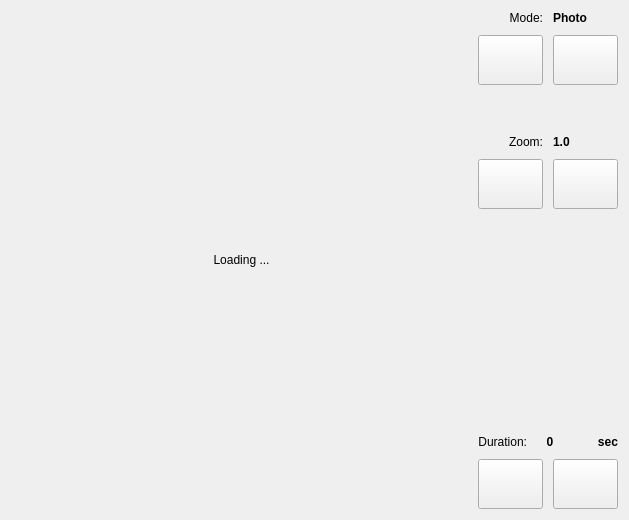
<?xml version="1.0" encoding="UTF-8"?>
<ui version="4.0">
 <class>CameraPage</class>
 <widget class="QWidget" name="CameraPage">
  <property name="enabled">
   <bool>true</bool>
  </property>
  <property name="geometry">
   <rect>
    <x>0</x>
    <y>0</y>
    <width>629</width>
    <height>520</height>
   </rect>
  </property>
  <property name="focusPolicy">
   <enum>Qt::NoFocus</enum>
  </property>
  <property name="windowTitle">
   <string>Form</string>
  </property>
  <layout class="QHBoxLayout" name="horizontalLayout">
   <item>
    <widget class="QLabel" name="viewFinderLabel">
     <property name="sizePolicy">
      <sizepolicy hsizetype="Expanding" vsizetype="Preferred">
       <horstretch>0</horstretch>
       <verstretch>0</verstretch>
      </sizepolicy>
     </property>
     <property name="autoFillBackground">
      <bool>false</bool>
     </property>
     <property name="frameShape">
      <enum>QFrame::NoFrame</enum>
     </property>
     <property name="lineWidth">
      <number>3</number>
     </property>
     <property name="text">
      <string>Loading ...</string>
     </property>
     <property name="alignment">
      <set>Qt::AlignCenter</set>
     </property>
    </widget>
   </item>
   <item>
    <widget class="QWidget" name="controlsWidget" native="true">
     <property name="minimumSize">
      <size>
       <width>140</width>
       <height>0</height>
      </size>
     </property>
     <layout class="QVBoxLayout" name="verticalLayout_2">
      <property name="spacing">
       <number>0</number>
      </property>
      <property name="leftMargin">
       <number>0</number>
      </property>
      <property name="topMargin">
       <number>0</number>
      </property>
      <property name="rightMargin">
       <number>0</number>
      </property>
      <property name="bottomMargin">
       <number>0</number>
      </property>
      <item>
       <layout class="QVBoxLayout" name="verticalLayout">
        <property name="spacing">
         <number>10</number>
        </property>
        <item>
         <layout class="QHBoxLayout" name="horizontalLayout_6">
          <item>
           <widget class="QLabel" name="modeTitleLabel">
            <property name="text">
             <string>&lt;html&gt;&lt;head/&gt;&lt;body&gt;&lt;p&gt;Mode:&lt;/p&gt;&lt;/body&gt;&lt;/html&gt;</string>
            </property>
            <property name="alignment">
             <set>Qt::AlignRight|Qt::AlignTrailing|Qt::AlignVCenter</set>
            </property>
           </widget>
          </item>
          <item>
           <widget class="QLabel" name="modeValueLabel">
            <property name="font">
             <font>
              <weight>75</weight>
              <bold>true</bold>
             </font>
            </property>
            <property name="text">
             <string>&lt;html&gt;&lt;head/&gt;&lt;body&gt;&lt;p&gt;Photo&lt;/p&gt;&lt;/body&gt;&lt;/html&gt;</string>
            </property>
           </widget>
          </item>
         </layout>
        </item>
        <item>
         <layout class="QHBoxLayout" name="horizontalLayout_2">
          <item>
           <widget class="QPushButton" name="photoModeButton">
            <property name="enabled">
             <bool>true</bool>
            </property>
            <property name="sizePolicy">
             <sizepolicy hsizetype="Minimum" vsizetype="Fixed">
              <horstretch>0</horstretch>
              <verstretch>0</verstretch>
             </sizepolicy>
            </property>
            <property name="minimumSize">
             <size>
              <width>0</width>
              <height>50</height>
             </size>
            </property>
            <property name="focusPolicy">
             <enum>Qt::NoFocus</enum>
            </property>
            <property name="text">
             <string/>
            </property>
            <property name="icon">
             <iconset resource="../../../resources/resources.qrc">
              <normaloff>:/images/photo_camera_black_100x100.png</normaloff>:/images/photo_camera_black_100x100.png</iconset>
            </property>
            <property name="iconSize">
             <size>
              <width>50</width>
              <height>50</height>
             </size>
            </property>
           </widget>
          </item>
          <item>
           <widget class="QPushButton" name="videoModeButton">
            <property name="enabled">
             <bool>true</bool>
            </property>
            <property name="minimumSize">
             <size>
              <width>0</width>
              <height>50</height>
             </size>
            </property>
            <property name="focusPolicy">
             <enum>Qt::NoFocus</enum>
            </property>
            <property name="text">
             <string/>
            </property>
            <property name="icon">
             <iconset resource="../../../resources/resources.qrc">
              <normaloff>:/images/video_camera_black_96x96.png</normaloff>:/images/video_camera_black_96x96.png</iconset>
            </property>
            <property name="iconSize">
             <size>
              <width>50</width>
              <height>50</height>
             </size>
            </property>
           </widget>
          </item>
         </layout>
        </item>
        <item>
         <spacer name="verticalSpacer">
          <property name="orientation">
           <enum>Qt::Vertical</enum>
          </property>
          <property name="sizeType">
           <enum>QSizePolicy::Minimum</enum>
          </property>
          <property name="sizeHint" stdset="0">
           <size>
            <width>20</width>
            <height>40</height>
           </size>
          </property>
         </spacer>
        </item>
        <item>
         <layout class="QHBoxLayout" name="horizontalLayout_5">
          <item>
           <widget class="QLabel" name="zoomTitleLabel">
            <property name="text">
             <string>&lt;html&gt;&lt;head/&gt;&lt;body&gt;&lt;p align=&quot;right&quot;&gt;Zoom:&lt;/p&gt;&lt;/body&gt;&lt;/html&gt;</string>
            </property>
           </widget>
          </item>
          <item>
           <widget class="QLabel" name="zoomValueLabel">
            <property name="font">
             <font>
              <weight>75</weight>
              <bold>true</bold>
             </font>
            </property>
            <property name="text">
             <string>&lt;html&gt;&lt;head/&gt;&lt;body&gt;&lt;p&gt;&lt;span style=&quot; font-weight:600;&quot;&gt;1.0&lt;/span&gt;&lt;/p&gt;&lt;/body&gt;&lt;/html&gt;</string>
            </property>
           </widget>
          </item>
         </layout>
        </item>
        <item>
         <layout class="QHBoxLayout" name="horizontalLayout_4">
          <item>
           <widget class="QPushButton" name="zoomOutButton">
            <property name="enabled">
             <bool>true</bool>
            </property>
            <property name="minimumSize">
             <size>
              <width>0</width>
              <height>50</height>
             </size>
            </property>
            <property name="focusPolicy">
             <enum>Qt::NoFocus</enum>
            </property>
            <property name="text">
             <string/>
            </property>
            <property name="icon">
             <iconset resource="../../../resources/resources.qrc">
              <normaloff>:/images/zoom_out_black_100x100.png</normaloff>:/images/zoom_out_black_100x100.png</iconset>
            </property>
            <property name="iconSize">
             <size>
              <width>50</width>
              <height>50</height>
             </size>
            </property>
           </widget>
          </item>
          <item>
           <widget class="QPushButton" name="zoomInButton">
            <property name="enabled">
             <bool>true</bool>
            </property>
            <property name="minimumSize">
             <size>
              <width>0</width>
              <height>50</height>
             </size>
            </property>
            <property name="focusPolicy">
             <enum>Qt::NoFocus</enum>
            </property>
            <property name="text">
             <string/>
            </property>
            <property name="icon">
             <iconset resource="../../../resources/resources.qrc">
              <normaloff>:/images/zoom_in_black_100x100.png</normaloff>:/images/zoom_in_black_100x100.png</iconset>
            </property>
            <property name="iconSize">
             <size>
              <width>50</width>
              <height>50</height>
             </size>
            </property>
           </widget>
          </item>
         </layout>
        </item>
        <item>
         <spacer name="verticalSpacer_2">
          <property name="orientation">
           <enum>Qt::Vertical</enum>
          </property>
          <property name="sizeType">
           <enum>QSizePolicy::Expanding</enum>
          </property>
          <property name="sizeHint" stdset="0">
           <size>
            <width>20</width>
            <height>40</height>
           </size>
          </property>
         </spacer>
        </item>
        <item>
         <widget class="QWidget" name="durationWidget" native="true">
          <property name="minimumSize">
           <size>
            <width>0</width>
            <height>0</height>
           </size>
          </property>
          <layout class="QVBoxLayout" name="verticalLayout_5">
           <property name="spacing">
            <number>0</number>
           </property>
           <property name="leftMargin">
            <number>0</number>
           </property>
           <property name="topMargin">
            <number>0</number>
           </property>
           <property name="rightMargin">
            <number>0</number>
           </property>
           <property name="bottomMargin">
            <number>0</number>
           </property>
           <item>
            <layout class="QHBoxLayout" name="horizontalLayout_7">
             <item>
              <widget class="QLabel" name="durationTitleLabel">
               <property name="text">
                <string>&lt;html&gt;&lt;head/&gt;&lt;body&gt;&lt;p align=&quot;right&quot;&gt;Duration:&lt;/p&gt;&lt;/body&gt;&lt;/html&gt;</string>
               </property>
              </widget>
             </item>
             <item>
              <widget class="QLabel" name="durationValueLabel">
               <property name="minimumSize">
                <size>
                 <width>30</width>
                 <height>0</height>
                </size>
               </property>
               <property name="font">
                <font>
                 <weight>75</weight>
                 <bold>true</bold>
                </font>
               </property>
               <property name="text">
                <string>&lt;html&gt;&lt;head/&gt;&lt;body&gt;&lt;p&gt;0&lt;/p&gt;&lt;/body&gt;&lt;/html&gt;</string>
               </property>
               <property name="alignment">
                <set>Qt::AlignCenter</set>
               </property>
              </widget>
             </item>
             <item>
              <widget class="QLabel" name="durationSuffixLabel">
               <property name="font">
                <font>
                 <weight>75</weight>
                 <bold>true</bold>
                </font>
               </property>
               <property name="text">
                <string>&lt;html&gt;&lt;head/&gt;&lt;body&gt;&lt;p align=&quot;right&quot;&gt;sec&lt;/p&gt;&lt;/body&gt;&lt;/html&gt;</string>
               </property>
              </widget>
             </item>
            </layout>
           </item>
          </layout>
         </widget>
        </item>
        <item>
         <layout class="QHBoxLayout" name="horizontalLayout_8">
          <item>
           <widget class="QPushButton" name="captureButton">
            <property name="minimumSize">
             <size>
              <width>0</width>
              <height>50</height>
             </size>
            </property>
            <property name="focusPolicy">
             <enum>Qt::NoFocus</enum>
            </property>
            <property name="text">
             <string/>
            </property>
            <property name="icon">
             <iconset resource="../../../resources/resources.qrc">
              <normaloff>:/not_good.png</normaloff>:/not_good.png</iconset>
            </property>
            <property name="iconSize">
             <size>
              <width>50</width>
              <height>50</height>
             </size>
            </property>
           </widget>
          </item>
          <item>
           <widget class="QPushButton" name="stopButton">
            <property name="minimumSize">
             <size>
              <width>0</width>
              <height>50</height>
             </size>
            </property>
            <property name="focusPolicy">
             <enum>Qt::NoFocus</enum>
            </property>
            <property name="text">
             <string/>
            </property>
            <property name="icon">
             <iconset resource="../../../resources/resources.qrc">
              <normaloff>:/media_stop_black_32x32.png</normaloff>:/media_stop_black_32x32.png</iconset>
            </property>
            <property name="iconSize">
             <size>
              <width>50</width>
              <height>50</height>
             </size>
            </property>
           </widget>
          </item>
         </layout>
        </item>
       </layout>
      </item>
     </layout>
    </widget>
   </item>
  </layout>
 </widget>
 <resources>
  <include location="../../../resources/resources.qrc"/>
 </resources>
 <connections/>
</ui>
